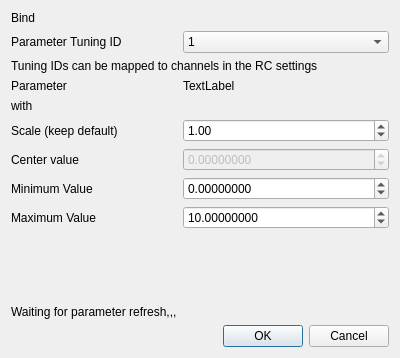
<?xml version="1.0" encoding="UTF-8"?>
<ui version="4.0">
 <class>QGCMapRCToParamDialog</class>
 <widget class="QDialog" name="QGCMapRCToParamDialog">
  <property name="geometry">
   <rect>
    <x>0</x>
    <y>0</y>
    <width>400</width>
    <height>358</height>
   </rect>
  </property>
  <property name="windowTitle">
   <string>Dialog</string>
  </property>
  <layout class="QVBoxLayout" name="verticalLayout">
   <item>
    <layout class="QFormLayout" name="formLayout">
     <property name="fieldGrowthPolicy">
      <enum>QFormLayout::AllNonFixedFieldsGrow</enum>
     </property>
     <item row="0" column="0">
      <widget class="QLabel" name="label1">
       <property name="text">
        <string>Bind</string>
       </property>
      </widget>
     </item>
     <item row="1" column="0">
      <widget class="QLabel" name="rcParamChannelInfoLabel">
       <property name="text">
        <string>Parameter Tuning ID</string>
       </property>
      </widget>
     </item>
     <item row="1" column="1">
      <widget class="QComboBox" name="rcParamChannelComboBox">
       <property name="editable">
        <bool>false</bool>
       </property>
       <property name="currentText">
        <string>1</string>
       </property>
       <item>
        <property name="text">
         <string>1</string>
        </property>
       </item>
       <item>
        <property name="text">
         <string>2</string>
        </property>
       </item>
       <item>
        <property name="text">
         <string>3</string>
        </property>
       </item>
      </widget>
     </item>
     <item row="3" column="0">
      <widget class="QLabel" name="paramIdInfoLabel">
       <property name="text">
        <string>Parameter</string>
       </property>
      </widget>
     </item>
     <item row="3" column="1">
      <widget class="QLabel" name="paramIdLabel">
       <property name="text">
        <string>TextLabel</string>
       </property>
      </widget>
     </item>
     <item row="4" column="0">
      <widget class="QLabel" name="label3">
       <property name="text">
        <string>with</string>
       </property>
      </widget>
     </item>
     <item row="5" column="0">
      <widget class="QLabel" name="scaleInfoLabel">
       <property name="text">
        <string>Scale (keep default)</string>
       </property>
      </widget>
     </item>
     <item row="5" column="1">
      <widget class="QDoubleSpinBox" name="scaleDoubleSpinBox">
       <property name="value">
        <double>1.000000000000000</double>
       </property>
      </widget>
     </item>
     <item row="6" column="0">
      <widget class="QLabel" name="value0InfoLabel">
       <property name="text">
        <string>Center value</string>
       </property>
      </widget>
     </item>
     <item row="6" column="1">
      <widget class="QDoubleSpinBox" name="value0DoubleSpinBox">
       <property name="enabled">
        <bool>false</bool>
       </property>
       <property name="decimals">
        <number>8</number>
       </property>
       <property name="minimum">
        <double>-100000.000000000000000</double>
       </property>
       <property name="maximum">
        <double>100000.000000000000000</double>
       </property>
      </widget>
     </item>
     <item row="7" column="0">
      <widget class="QLabel" name="minInfoLabel">
       <property name="text">
        <string>Minimum Value</string>
       </property>
      </widget>
     </item>
     <item row="7" column="1">
      <widget class="QDoubleSpinBox" name="minValueDoubleSpinBox">
       <property name="decimals">
        <number>8</number>
       </property>
       <property name="minimum">
        <double>-100000.000000000000000</double>
       </property>
       <property name="maximum">
        <double>100000.000000000000000</double>
       </property>
      </widget>
     </item>
     <item row="8" column="0">
      <widget class="QLabel" name="maxInfoLabel">
       <property name="text">
        <string>Maximum Value</string>
       </property>
      </widget>
     </item>
     <item row="8" column="1">
      <widget class="QDoubleSpinBox" name="maxValueDoubleSpinBox">
       <property name="decimals">
        <number>8</number>
       </property>
       <property name="minimum">
        <double>-10000.000000000000000</double>
       </property>
       <property name="maximum">
        <double>100000.000000000000000</double>
       </property>
       <property name="singleStep">
        <double>1.000000000000000</double>
       </property>
       <property name="value">
        <double>10.000000000000000</double>
       </property>
      </widget>
     </item>
     <item row="10" column="0">
      <widget class="QLabel" name="infoLabel">
       <property name="text">
        <string>Waiting for parameter refresh,,,</string>
       </property>
      </widget>
     </item>
     <item row="9" column="0">
      <spacer name="verticalSpacer">
       <property name="orientation">
        <enum>Qt::Vertical</enum>
       </property>
       <property name="sizeHint" stdset="0">
        <size>
         <width>20</width>
         <height>40</height>
        </size>
       </property>
      </spacer>
     </item>
     <item row="2" column="0" colspan="2">
      <widget class="QLabel" name="label2">
       <property name="text">
        <string>Tuning IDs can be mapped to channels in the RC settings</string>
       </property>
      </widget>
     </item>
    </layout>
   </item>
   <item>
    <widget class="QDialogButtonBox" name="buttonBox">
     <property name="orientation">
      <enum>Qt::Horizontal</enum>
     </property>
     <property name="standardButtons">
      <set>QDialogButtonBox::Cancel|QDialogButtonBox::Ok</set>
     </property>
    </widget>
   </item>
  </layout>
 </widget>
 <resources/>
 <connections>
  <connection>
   <sender>buttonBox</sender>
   <signal>accepted()</signal>
   <receiver>QGCMapRCToParamDialog</receiver>
   <slot>accept()</slot>
   <hints>
    <hint type="sourcelabel">
     <x>248</x>
     <y>254</y>
    </hint>
    <hint type="destinationlabel">
     <x>157</x>
     <y>274</y>
    </hint>
   </hints>
  </connection>
  <connection>
   <sender>buttonBox</sender>
   <signal>rejected()</signal>
   <receiver>QGCMapRCToParamDialog</receiver>
   <slot>reject()</slot>
   <hints>
    <hint type="sourcelabel">
     <x>316</x>
     <y>260</y>
    </hint>
    <hint type="destinationlabel">
     <x>286</x>
     <y>274</y>
    </hint>
   </hints>
  </connection>
 </connections>
</ui>
